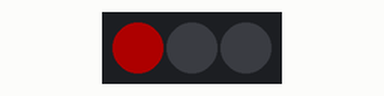
Recording of a sketch running on a simulated Arduino Uno, built with avr-gcc and run on an emulated ATmega328P. Shown: 3 RGB LEDs in strip order, left to right. Dim RGB values are drawn brighter than linear.

Above: at 0.2 s.
At 1.2 s:
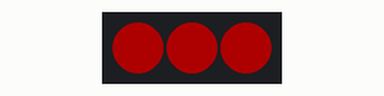
At 1.7 s:
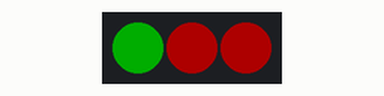
At 2.7 s:
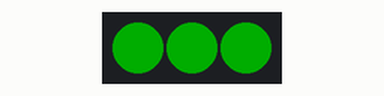
At 3.7 s:
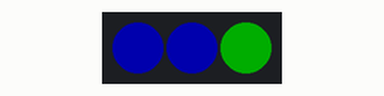
At 5.2 s:
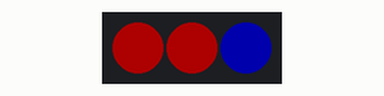
Timing chart, 0 to 5.9 s (numbered marks = the images above):
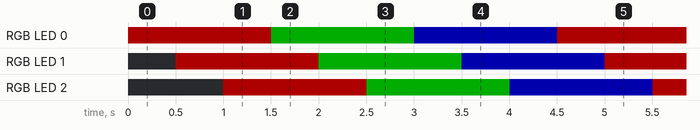

Measured:
- by itself, RGB LED 0–2: repeats every 4.5 s: RGB(0, 50, 0) 1.5 s, RGB(0, 0, 50) 1.5 s, RGB(50, 0, 0) 1.5 s

The sketch:

tricolour.ino
```cpp
// A basic everyday NeoPixel strip test program.

// Modified Jan 2020 Doug Whitton - any comments I have added start with DW -

// NEOPIXEL BEST PRACTICES for most reliable operation:
// - Add 1000 uF CAPACITOR between NeoPixel strip's + and - connections.
// - MINIMIZE WIRING LENGTH between microcontroller board and first pixel.
// - NeoPixel strip's DATA-IN should pass through a 300-500 OHM RESISTOR.
// - AVOID connecting NeoPixels on a LIVE CIRCUIT. If you must, ALWAYS
//   connect GROUND (-) first, then +, then data.
// - When using a 3.3V microcontroller with a 5V-powered NeoPixel strip,
//   a LOGIC-LEVEL CONVERTER on the data line is STRONGLY RECOMMENDED.
// (Skipping these may work OK on your workbench but can fail in the field)

#include <Adafruit_NeoPixel.h>


// Which pin on the Arduino is connected to the NeoPixels?
// On a Trinket or Gemma we suggest changing this to 1:
#define LED_PIN    6

// How many NeoPixels are attached to the Arduino?
#define LED_COUNT 3


//DW - this is a constructor, a number of parameters that are passed to an object when it is instantiated
// DW strip is the variable created for the new object
// Declare our NeoPixel strip object:
Adafruit_NeoPixel strip(LED_COUNT, LED_PIN, NEO_GRB);
// Argument 1 = Number of pixels in NeoPixel strip
// Argument 2 = Arduino pin number (most are valid)
// Argument 3 = Pixel type flags, add together as needed:
//   NEO_KHZ800  800 KHz bitstream (most NeoPixel products w/WS2812 LEDs)
//   NEO_KHZ400  400 KHz (classic 'v1' (not v2) FLORA pixels, WS2811 drivers)
//   NEO_GRB     Pixels are wired for GRB bitstream (most NeoPixel products)
//   NEO_RGB     Pixels are wired for RGB bitstream (v1 FLORA pixels, not v2)
//   NEO_RGBW    Pixels are wired for RGBW bitstream (NeoPixel RGBW products)


// setup() function -- runs once at startup --------------------------------

void setup() {


  // DW - Neopixel is an adafruit RGB that comes in many types of form factor, this code is generic, it can be used for multiple RGB lights or a single light
  strip.begin();           // INITIALIZE NeoPixel strip object (REQUIRED)
  strip.show();            // Turn OFF all pixels ASAP
  strip.setBrightness(50); // Set BRIGHTNESS to about 1/5 (max = 255)
}


// loop() function -- runs repeatedly as long as board is on ---------------

void loop() {
  // Fill along the length of the strip in various colors...
 colorWipe(strip.Color(255, 0 , 0), 500); //
  colorWipe(strip.Color(0 , 255, 0), 500); //
  colorWipe(strip.Color(0, 0, 255), 500); //
}
/*

}


// Some functions of our own for creating animated effects -----------------

// Fill strip pixels one after another with a color. Strip is NOT cleared
// first; anything there will be covered pixel by pixel. Pass in color
// (as a single 'packed' 32-bit value, which you can get by calling
// strip.Color(red, green, blue) as shown in the loop() function above),
// and a delay time (in milliseconds) between pixels.
*/
// there are 2 parameters in the colorWipe method, 1 is the color, 2 is the delay time
void colorWipe(uint32_t color, int wait) {
  for(int i=0; i<strip.numPixels(); i++) { // For each pixel in strip...
    strip.setPixelColor(i, color);         //  Set pixel's color (in RAM)
    strip.show();                          //  Update strip to match
    delay(wait);                           //  Pause for a moment
  }
}
```
